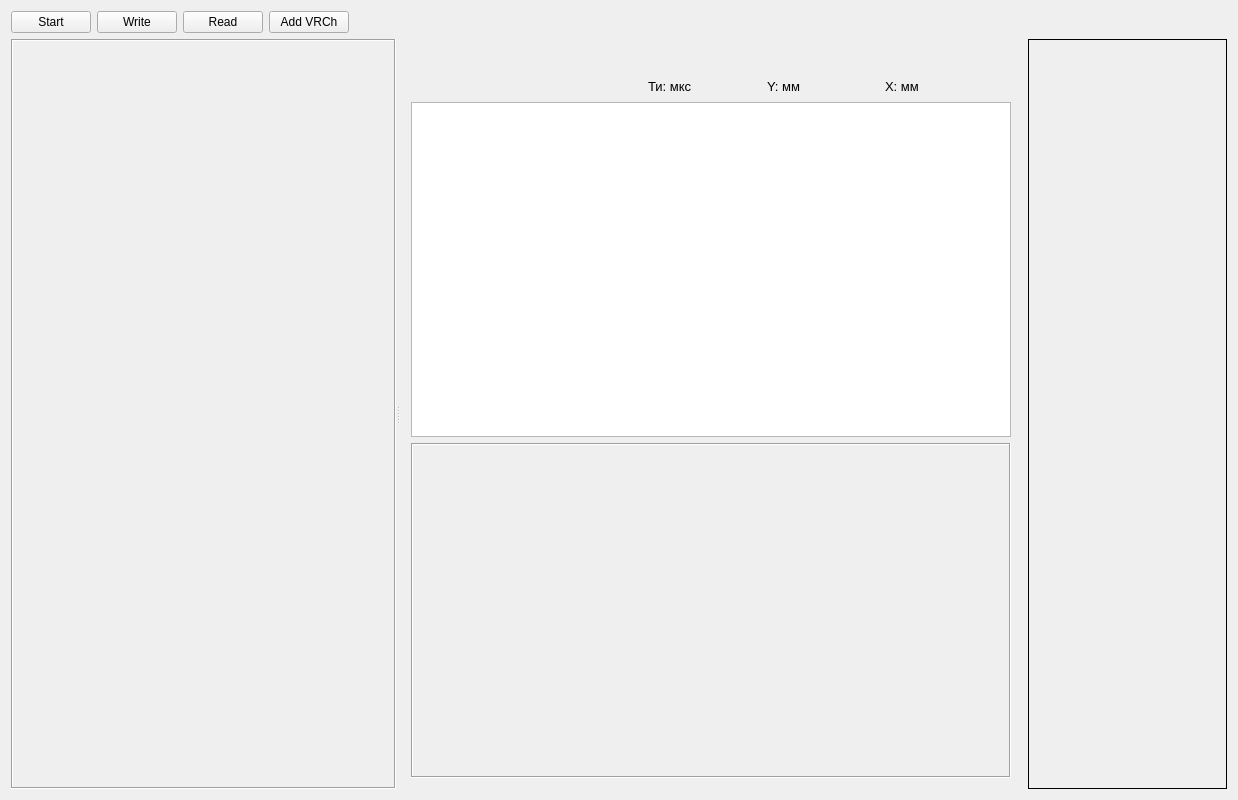
<?xml version="1.0" encoding="UTF-8"?>
<ui version="4.0">
 <class>PlotTickWidgetClass</class>
 <widget class="QWidget" name="PlotTickWidgetClass">
  <property name="geometry">
   <rect>
    <x>0</x>
    <y>0</y>
    <width>1238</width>
    <height>800</height>
   </rect>
  </property>
  <property name="minimumSize">
   <size>
    <width>1200</width>
    <height>800</height>
   </size>
  </property>
  <property name="windowTitle">
   <string>PlotTickWidget</string>
  </property>
  <layout class="QVBoxLayout" name="verticalLayout_2" stretch="0,1">
   <item>
    <layout class="QHBoxLayout" name="horizontalLayout_4">
     <item>
      <widget class="QPushButton" name="pushButton">
       <property name="text">
        <string>Start</string>
       </property>
      </widget>
     </item>
     <item>
      <widget class="QPushButton" name="writeBtn">
       <property name="text">
        <string>Write</string>
       </property>
      </widget>
     </item>
     <item>
      <widget class="QPushButton" name="readBtn">
       <property name="text">
        <string>Read</string>
       </property>
      </widget>
     </item>
     <item>
      <widget class="QPushButton" name="add_vrch_point">
       <property name="text">
        <string>Add VRCh</string>
       </property>
      </widget>
     </item>
     <item>
      <spacer name="horizontalSpacer">
       <property name="orientation">
        <enum>Qt::Horizontal</enum>
       </property>
       <property name="sizeHint" stdset="0">
        <size>
         <width>40</width>
         <height>20</height>
        </size>
       </property>
      </spacer>
     </item>
    </layout>
   </item>
   <item>
    <layout class="QHBoxLayout" name="horizontalLayout_2">
     <item>
      <widget class="QSplitter" name="splitter">
       <property name="orientation">
        <enum>Qt::Horizontal</enum>
       </property>
       <widget class="QFrame" name="main_widget">
        <property name="sizePolicy">
         <sizepolicy hsizetype="Preferred" vsizetype="Preferred">
          <horstretch>1</horstretch>
          <verstretch>1</verstretch>
         </sizepolicy>
        </property>
        <property name="minimumSize">
         <size>
          <width>200</width>
          <height>0</height>
         </size>
        </property>
        <property name="frameShape">
         <enum>QFrame::Box</enum>
        </property>
        <property name="frameShadow">
         <enum>QFrame::Sunken</enum>
        </property>
       </widget>
       <widget class="QWidget" name="layoutWidget">
        <layout class="QVBoxLayout" name="verticalLayout">
         <item>
          <widget class="ChanIndicWidget" name="channel_indic" native="true">
           <property name="minimumSize">
            <size>
             <width>0</width>
             <height>20</height>
            </size>
           </property>
          </widget>
         </item>
         <item>
          <layout class="QHBoxLayout" name="horizontalLayout">
           <property name="spacing">
            <number>3</number>
           </property>
           <property name="rightMargin">
            <number>10</number>
           </property>
           <item>
            <widget class="QLabel" name="label_gens">
             <property name="font">
              <font>
               <pointsize>13</pointsize>
              </font>
             </property>
             <property name="alignment">
              <set>Qt::AlignCenter</set>
             </property>
            </widget>
           </item>
           <item>
            <widget class="QLabel" name="label_uss">
             <property name="font">
              <font>
               <pointsize>13</pointsize>
              </font>
             </property>
             <property name="alignment">
              <set>Qt::AlignCenter</set>
             </property>
            </widget>
           </item>
           <item>
            <widget class="QLabel" name="label_t_izm">
             <property name="font">
              <font>
               <family>Arial</family>
               <pointsize>10</pointsize>
              </font>
             </property>
             <property name="text">
              <string>Ти: мкс</string>
             </property>
            </widget>
           </item>
           <item>
            <widget class="QLabel" name="label_y_izm">
             <property name="font">
              <font>
               <family>Arial</family>
               <pointsize>10</pointsize>
              </font>
             </property>
             <property name="text">
              <string>Y: мм</string>
             </property>
            </widget>
           </item>
           <item>
            <widget class="QLabel" name="label_x_izm">
             <property name="font">
              <font>
               <family>Arial</family>
               <pointsize>10</pointsize>
              </font>
             </property>
             <property name="text">
              <string>X: мм</string>
             </property>
            </widget>
           </item>
          </layout>
         </item>
         <item>
          <widget class="OscPlotterView" name="osc_view">
           <property name="sizePolicy">
            <sizepolicy hsizetype="Expanding" vsizetype="Expanding">
             <horstretch>0</horstretch>
             <verstretch>1</verstretch>
            </sizepolicy>
           </property>
           <property name="minimumSize">
            <size>
             <width>600</width>
             <height>0</height>
            </size>
           </property>
          </widget>
         </item>
         <item>
          <widget class="QFrame" name="OscWidget">
           <property name="sizePolicy">
            <sizepolicy hsizetype="Preferred" vsizetype="Preferred">
             <horstretch>0</horstretch>
             <verstretch>1</verstretch>
            </sizepolicy>
           </property>
           <property name="frameShape">
            <enum>QFrame::Box</enum>
           </property>
           <property name="frameShadow">
            <enum>QFrame::Sunken</enum>
           </property>
          </widget>
         </item>
        </layout>
       </widget>
      </widget>
     </item>
     <item>
      <widget class="QFrame" name="settings_frame">
       <property name="sizePolicy">
        <sizepolicy hsizetype="Fixed" vsizetype="Preferred">
         <horstretch>0</horstretch>
         <verstretch>0</verstretch>
        </sizepolicy>
       </property>
       <property name="minimumSize">
        <size>
         <width>199</width>
         <height>0</height>
        </size>
       </property>
       <property name="frameShape">
        <enum>QFrame::Box</enum>
       </property>
       <property name="frameShadow">
        <enum>QFrame::Plain</enum>
       </property>
       <layout class="QHBoxLayout" name="horizontalLayout_3">
        <property name="spacing">
         <number>0</number>
        </property>
        <property name="leftMargin">
         <number>0</number>
        </property>
        <property name="topMargin">
         <number>0</number>
        </property>
        <property name="rightMargin">
         <number>0</number>
        </property>
        <property name="bottomMargin">
         <number>0</number>
        </property>
        <item>
         <layout class="QVBoxLayout" name="verticalLayout_4">
          <property name="spacing">
           <number>0</number>
          </property>
          <property name="sizeConstraint">
           <enum>QLayout::SetDefaultConstraint</enum>
          </property>
         </layout>
        </item>
       </layout>
      </widget>
     </item>
    </layout>
   </item>
  </layout>
 </widget>
 <layoutdefault spacing="6" margin="11"/>
 <customwidgets>
  <customwidget>
   <class>OscPlotterView</class>
   <extends>QGraphicsView</extends>
   <header>oscplotterview.h</header>
  </customwidget>
  <customwidget>
   <class>ChanIndicWidget</class>
   <extends>QWidget</extends>
   <header>chanindicwidget.h</header>
   <container>1</container>
  </customwidget>
 </customwidgets>
 <resources>
  <include location="plottickwidget.qrc"/>
 </resources>
 <connections/>
</ui>
